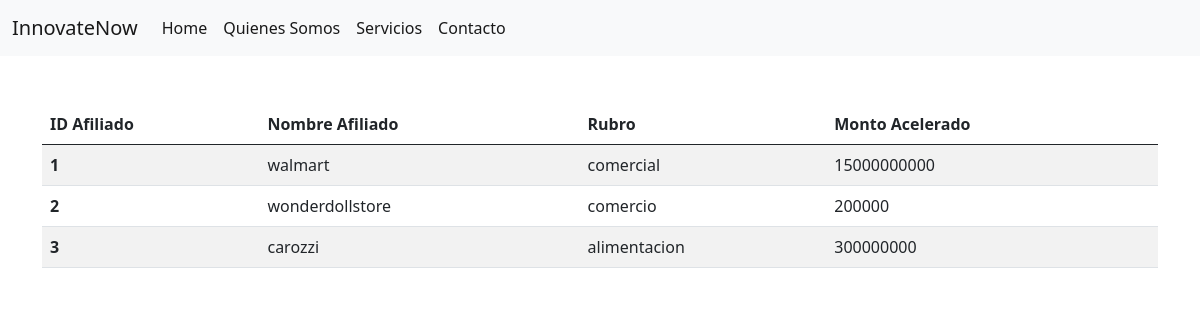
Page /Innovacion/quienes-somos on the earlier database version.
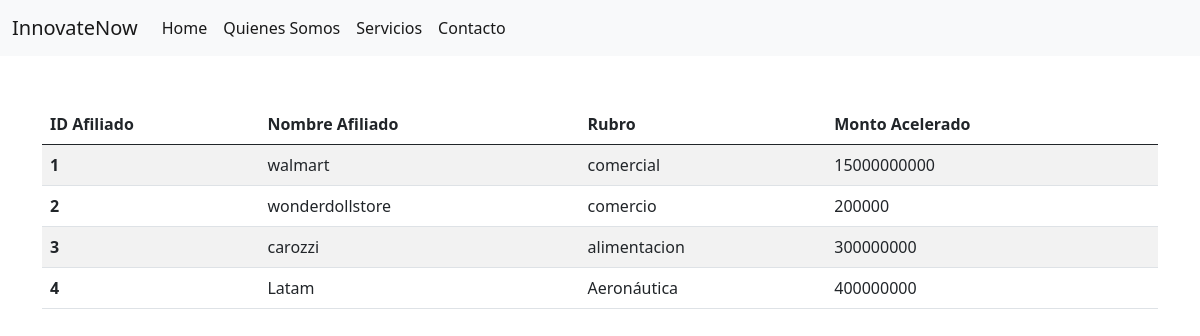
Same page on the later database version.
### Innovacion/models.py (models this page shows)
class Navbar(models.Model):
	id_navbar = models.AutoField(db_column="idNavbar", primary_key=True)
	nombre = models.CharField(max_length=50)
	url = models.CharField(max_length=100)

class Afiliado(models.Model):
	id_afiliado = models.AutoField(db_column="idAfiliado", primary_key=True)
	nombre_afiliado = models.CharField(max_length=60)
	rubro = models.CharField(max_length=50)
	monto_acelerado = models.IntegerField(null= False)

### Innovacion/views.py (the view)
# urls.py: path('quienes-somos', views.quienesSomos, name='quienes-somos'),
def quienesSomos(request):
    Navbars = Navbar.objects.all()
    Afiliados = Afiliado.objects.all()
    context = {
        "Navbars": Navbars,
        "Afiliados":Afiliados
    }
    return render(request, 'Innovacion/quienesSomos.html', context)

### Innovacion/templates/Innovacion/quienesSomos.html (shortened to what this page needs)
<!DOCTYPE html>
<html lang="en">
<head>
    <link href="https://cdn.jsdelivr.net/npm/bootstrap@5.0.2/dist/css/bootstrap.min.css" rel="stylesheet">
    <link href="https://unpkg.com/aos@2.3.1/dist/aos.css" rel="stylesheet">
</head>
<body>
    <nav class="navbar navbar-expand-lg navbar-light bg-light">
        <div class="container-fluid">
          <a class="navbar-brand" href="#">InnovateNow</a>
          <div class="collapse navbar-collapse" id="navbarSupportedContent">
            <ul class="navbar-nav me-auto mb-2 mb-lg-0">
                {% for Navbar in Navbars%}
              <li class="nav-item">
                <a class="nav-link active" aria-current="page" href="{{Navbar.url}}">{{Navbar.nombre}}</a>
              </li>
              {% endfor %}
            </ul>
          </div>
        </div>
      </nav>
      <div class="container">
        <div class="row my-5">
          <div class="col-lg-12">
            <table class="table table-striped">
              <thead>
                <tr>
                  <th scope="col">ID Afiliado</th>
                  <th scope="col">Nombre Afiliado</th>
                  <th scope="col">Rubro</th>
                  <th scope="col">Monto Acelerado</th>
                </tr>
              </thead>
              <tbody>
                {% for Afiliado in Afiliados %}
                <tr>
                  <th scope="row">{{Afiliado.id_afiliado}}</th>
                  <td>{{Afiliado.nombre_afiliado}}</td>
                  <td>{{Afiliado.rubro}}</td>
                  <td>{{Afiliado.monto_acelerado}}</td>
                </tr>
                {% endfor %}
              </tbody>
            </table>
          </div>
        </div>
      </div>
</body>
</html>

Differences in the rows shown:
added Afiliado: id_afiliado "4", nombre_afiliado "Latam", rubro "Aeronáutica", monto_acelerado "400000000"
